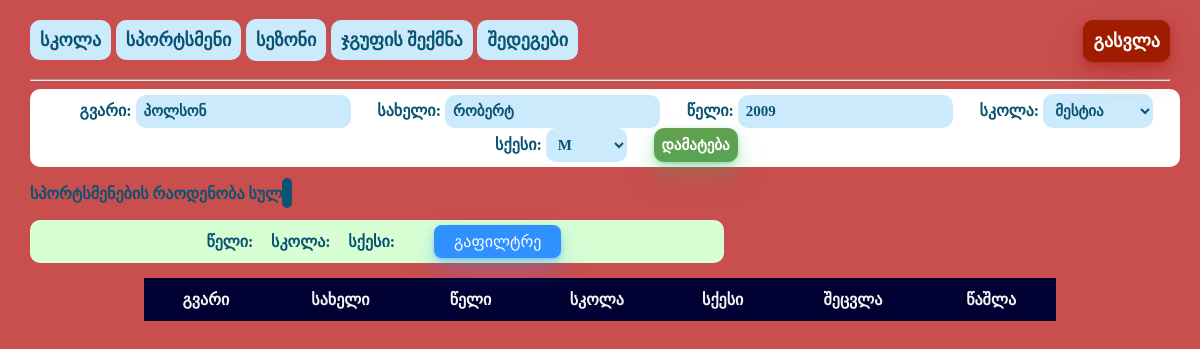
Page /staff/comp-update/3 (signed in) on the committed database.
### staff/models.py (models this page shows, shortened)
class Competitor(models.Model):
    surname = models.CharField(max_length=40, )
    name = models.CharField(max_length=30)
    year = models.IntegerField()
    school = models.ForeignKey(School, on_delete=models.SET_NULL, null=True)
    gender = models.ForeignKey(Gender, on_delete=models.SET_NULL, null=True)
    class Meta:
        db_table = 'staff_competitor'

class Gender(models.Model):
    gender = models.CharField(max_length=3)
    def __str__(self):
        return self.gender

### staff/views.py (the view)
# urls.py: path('comp-update/<event_id>', views.updateCompetitor, name='update-competitor'),
@login_required(login_url='login')
def updateCompetitor(request, event_id):
    competitor = Competitor.objects.get(id=event_id)
    form = CompetitorForm(instance=competitor)
    if request.method == 'POST':
        form = CompetitorForm(request.POST, instance=competitor)
        if form.is_valid():
            form.save()
            return HttpResponseRedirect('/staff/comp/')
    context = {'form': form}
    return render(request, 'staff/index.html', context)

### staff/forms.py
class CompetitorForm(ModelForm):
    class Meta:
        model = Competitor
        fields = '__all__'
        labels = {'surname': 'გვარი', 'name': 'სახელი', 'year': 'წელი', 'school': 'სკოლა', 'gender': 'სქესი'}

### staff/models.py (called while the page is built)
    def __str__(self):
        return self.school_name

### staff/templates/staff/index.html (shortened to what this page needs)
{% extends 'staff/base.html' %}
{% block content %}
<body>
    <form class="form-comp" action="" method="post">
        {{ form }}
        <input class="button-33" type="submit" value="დამატება">
    </form>
    <p class="counter" >სპორტსმენების რაოდენობა სულ  <a class="count">{{count}}</a></p>
    <form class="filter-form" method="get">
        <label for="id_year">წელი:</label>
        <label for="id_school">სკოლა:</label>
        <label for="id_gender">სქესი:</label>
        <button class="button-33" id="filter_btn" type="submit">
            გაფილტრე
        </button>
    </form>
    <table class="competitors">
        <tr>
            <th>გვარი</th>
            <th>სახელი</th>
            <th>წელი</th>
            <th>სკოლა</th>
            <th>სქესი</th>
            <th>შეცვლა</th>
            <th>წაშლა</th>
        </tr>
    </table>
</body>
{% endblock content %}

### staff/static/staff/style.css (style rules this page uses)
html, body { height: 100%; width: 100%; background-repeat: no-repeat; background-size: 100% 100%; }
html { display: table; margin: auto; }
body { padding-right:30px; padding-left:30px; display: table-cell; justify-content:center; align-items:center; }
.competitors,#schools { margin-bottom: 30px; font-family: "BPG Nino Mtavruli"; font-weight: bolder; border-collapse: collapse; width: 80%; border: 0px; border-radius: 5px; margin-left: auto; margin-right: auto; }
.competitors td,th { border: 0px; padding:10px; text-align: center; }
.competitors tr,#schools tr { background-color: #ffffff; }
.competitors th,#schools th { padding-top: 12px; padding-bottom: 12px; text-align: center; background-color: #000033; color: #f6f5f5; }
.form-comp { text-align: center; justify-content:center; background-color: white; padding: 5px; width:100%; border-radius: 10px; }
.counter,label { font-family: "BPG Nino Mtavruli"; font-weight: bolder; color: #0b5372; }
label { margin-left:2%; }
.count { font-size: 18px; color: yellow; background: #0b5372; padding: 5px; border-radius: 10px; }
input[type=text],input[type=number],input[type=password],select { border-radius: 10px; font-size: 15px; font-family: "BPG Nino Mtavruli"; font-weight: bold; border:none; padding: 8px; background-color: #cbebfc; color: #0b5372; }
input[type=submit] { border-radius: 10px; margin-left:2%; font-size: 15px; font-family: "BPG Nino Mtavruli"; font-weight: bold; border:none; padding: 8px; background-color: #61a151; color: white; }
body { background-color: rgb(201, 78, 78); }
.filter-form { text-align: center; justify-content:center; background-color: white; padding: 5px; width:100%; margin-bottom: 15px; width: 60%; background-color: #d8ffd4; border-radius: 10px; }
.button-33 { background-color: #c2fbd7; border-radius: 8px; box-shadow: rgba(44, 187, 99, .2) 0 -25px 18px -14px inset,rgba(44, 187, 99, .15) 0 1px 2px,rgba(44, 187, 99, .15) 0 2px 4px,rgba(44, 187, 99, .15) 0 4px 8px,rgba(44, 187, 99, .15) 0 8px 16px,rgba(44, 187, 99, .15) 0 16px 32px; color: green; cursor: pointer; display: inline-block; font-family: "BPG Nino Mtavruli"; padding: 7px 20px; text-align: center; text-decoration: none; transition: all 250ms; border: 0; font-size: 16px; user-select: none; -webkit-user-select: none; touch-action: manipulation; }
#filter_btn { font-family:"BPG Nino Mtavruli"; margin-left:35px; color: white; background:#3091ff; box-shadow: rgba(48, 145, 255, .2) 0 -25px 18px -14px inset,rgba(48, 145, 255, .15) 0 1px 2px,rgba(48, 145, 255, .15) 0 2px 4px,rgba(48, 145, 255, .15) 0 4px 8px,rgba(48, 145, 255, .15) 0 8px 16px,rgba(48, 145, 255, .15) 0 16px 32px; }

### rows in the picture
Competitor: surname "პოლსონ", name "რობერტ", year "2009", school "მესტია"
Gender: gender "M"
